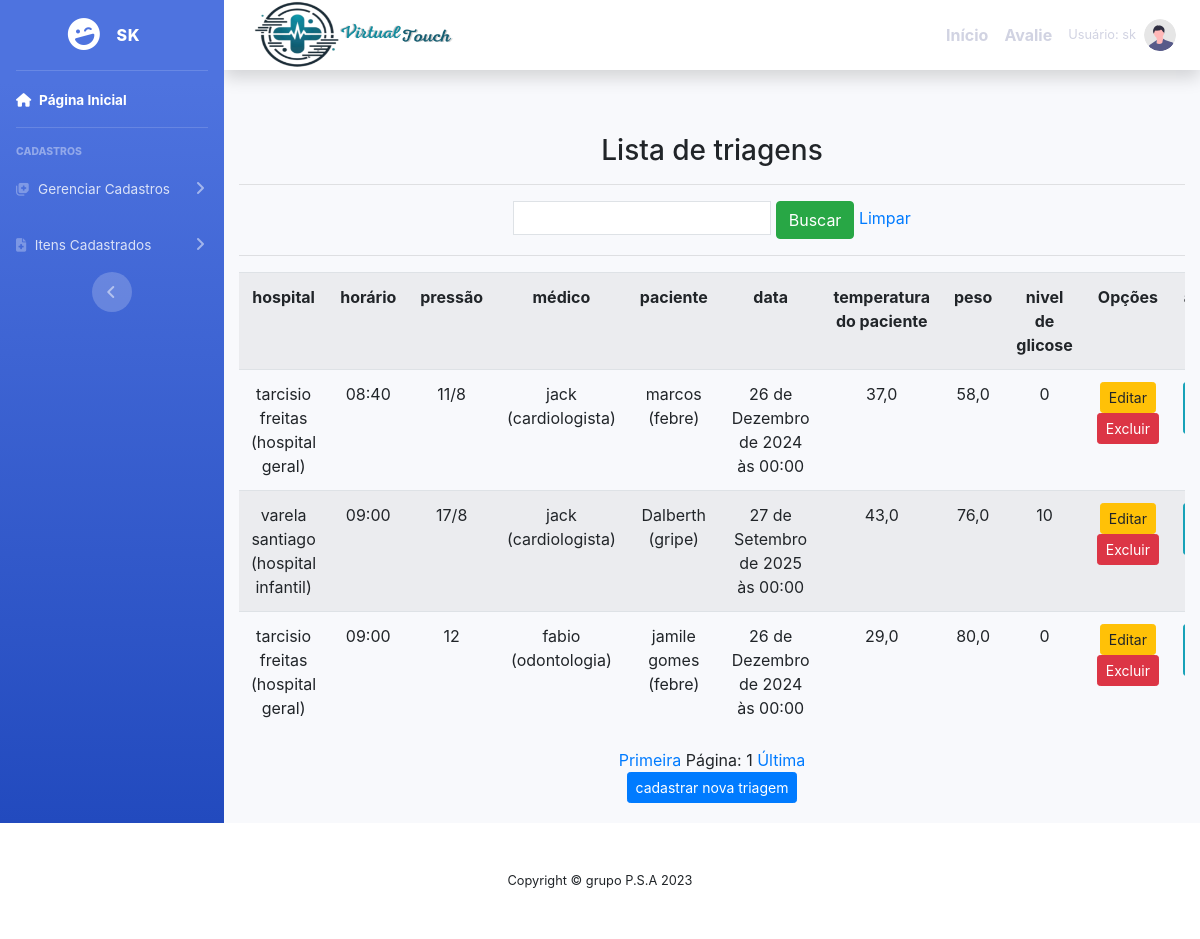
Page /listar/triagem/ (signed in) on the earlier database version.
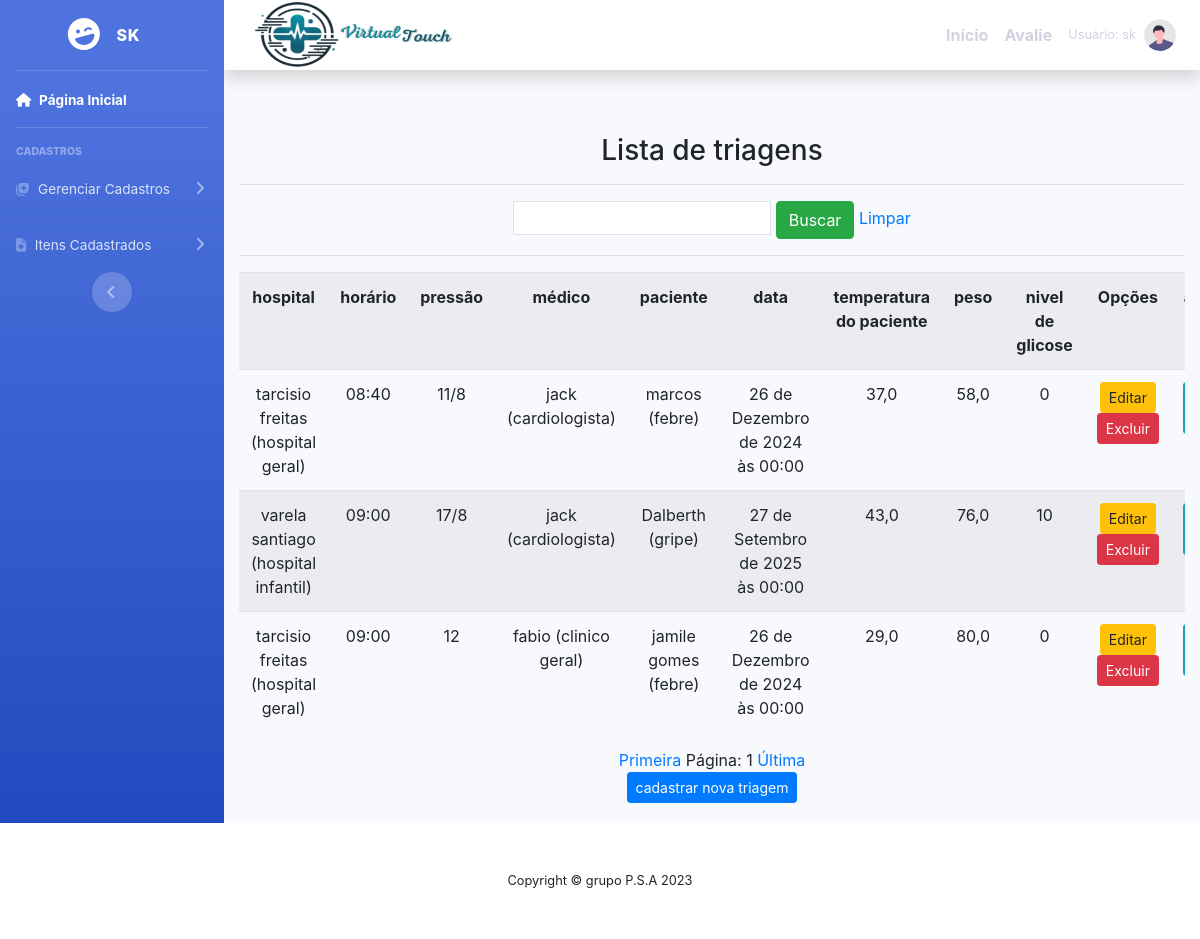
Same page on the later database version.
### cadastros/models.py (models this page shows, shortened)
class Triagem(models.Model):
    usuario = models.ForeignKey(User, on_delete=models.PROTECT)
    paciente = models.ForeignKey(Paciente, on_delete=models.PROTECT)
    data = models.DateTimeField(verbose_name='data')  # Change to DateTimeField for datetime input
    medico = models.ForeignKey(Medico, on_delete=models.PROTECT)
    hospital = models.ForeignKey(Hospital, on_delete=models.PROTECT)
    horario = models.TimeField(verbose_name="horario", default='09:00:00')  # Set default time
    pressao = models.CharField(verbose_name='pressao', max_length=20)
    temperatura = models.FloatField(verbose_name='temperatura')
    peso = models.FloatField(verbose_name='peso_corporal')
    glicose = models.CharField(verbose_name='glicose', max_length=6, null=True, blank=True)

class Medico(models.Model):
    usuario  = models.ForeignKey(User, on_delete=models.PROTECT)
    numero = models.IntegerField(verbose_name="Número de telefone")
    nome = models.CharField(max_length=50, verbose_name=" nome")
    cpf = models.CharField(max_length = 11 ,verbose_name=" cpf ")
    especificacao = models.CharField(max_length=150)
    hospital = models.ForeignKey(Hospital, on_delete=models.PROTECT)
    def __str__(self):
        return "{} ({})".format( self.nome, self. especificacao)

class Hospital(models.Model):
    usuario = models.ForeignKey(User, on_delete=models.PROTECT)
    nome = models.CharField(max_length=50)
    descricao = models.CharField(max_length=150,
        verbose_name="descricao")
    def __str__(self):
        return "{} ({})".format(self.nome, self.descricao)

class Paciente(models.Model):
    usuario  = models.ForeignKey(User, on_delete=models.PROTECT)
    nome = models.CharField(max_length=50)
    telefone = models.CharField (verbose_name='telefone', max_length=11)
    numero_sus = models.CharField (verbose_name='numero_sus', max_length=15)
    cpf = models.CharField(verbose_name='cpf', max_length=11, null=True, blank=True)
    hospital = models.ForeignKey(Hospital, on_delete=models.PROTECT)
    descricao = models.CharField(max_length=150, verbose_name="descricao")
    sintomas = models.CharField(max_length=150, verbose_name="sintomas")
    doença_cronica = models.CharField(max_length=150, verbose_name="doença_cronica", null =True ,blank = True)
    idade = models.IntegerField (verbose_name='idade')
    usuario = models.ForeignKey(User, related_name='pacientes', on_delete=models.CASCADE)
    usuario_cadastrador = models.ForeignKey(User, related_name='pacientes_cadastrados', on_delete=models.CASCADE)
    def __str__(self):
        return "{} ({})".format(self.nome , self.sintomas)

### cadastros/views.py (the view)
# urls.py: path('listar/triagem/',TriagemList.as_view(),
class TriagemList(GroupRequiredMixin, ListView):
    group_required = u'Medico'
    login_url = reverse_lazy('login')
    model = Triagem
    template_name = 'listas/triagem.html'
    paginate_by = 5
    def get_queryset(self):
        nome = self.request.GET.get('nome')
        if nome:
            triagem = Triagem.objects.filter(paciente__nome__icontains=nome)
        else:
            triagem = Triagem.objects.all()
        return triagem

### paginas/templates/listas/triagem.html (shortened to what this page needs)
{% extends 'modelo.html' %}
{% load static %}
{% block conteudo %}
    <div class="container">
        <h3>Lista de triagens  </h3>
        <hr>
        <div class="table-responsive">
            <form action="?" method="GET">
                <input type="text" name="nome" class="p-1 border" value="{{ request.GET.nome }}">
                <button type="submit" class="btn btn-success">Buscar</button>
                <a href="{% url 'Listar-triagem' %}">Limpar</a>
            </form>
            <hr>
            <table class="table table-striped">
                <tr>
                    <th>hospital</th>
                    <th>horário</th>
                    <th>pressão</th>
                    <th>médico</th>
                    <th>paciente</th>
                    <th>data</th>
                    <th>temperatura do paciente</th>
                    <th>peso</th>
                    <th>nivel de glicose</th>
                    <th>Opções</th>
                    <th>atendimento </th>
                </tr>
                {% for triagem in object_list %}
                <tr>
                    <td>{{ triagem.hospital }}</td>
                    <td>{{ triagem.horario }}</td>
                    <td>{{ triagem.pressao }}</td>
                    <td>{{ triagem.medico }}</td>
                    <td>{{ triagem.paciente }}</td>
                    <td>{{ triagem.data }}</td>
                    <td>{{ triagem.temperatura }}</td>
                    <td>{{ triagem.peso }}</td>
                    <td>{{ triagem.glicose }}</td>
                    <td>
                        <a href="{%  url 'editar-triagem' triagem.pk %}" class="btn btn-warning btn-sm" title="Editar">Editar</a>
                        <a href="{% url 'excluir-triagem' triagem.pk %}" class="btn btn-danger btn-sm" title="Excluir">Excluir</a>
                    </td>
                    <td>
                        <a href="{% url 'cadastrar-atendimento' triagem.paciente.pk %}" class="btn btn-info btn-sm" title="Ver Prontuário"> realizar atendimento</a>
                    </td>
                </tr>
                {% empty %}
                <tr>
                    <td colspan="3">Nenhuma  triagem registrada.</td>
                </tr>
                {% endfor %}
            </table>
            <div class="text-center">
                <a href="?page=1">Primeira</a>
                <span>Página: {{ page_obj.number }}</span>
                <a href="?page={{ page_obj.paginator.num_pages }}">Última</a>
            </div>
            <a  href="{% url 'cadastrar-triagem' %}"><button class="btn btn-primary btn-sm" >cadastrar nova triagem</button></a>
        </div>
    </div>
    <link rel="stylesheet" href="{% static 'js/meu.js' %}">
{% endblock %}

Differences in the rows shown:
changed through a linked row, Triagem "jamile gomes (febre)": medico "fabio (odontologia)" → "fabio (clinico geral)"
